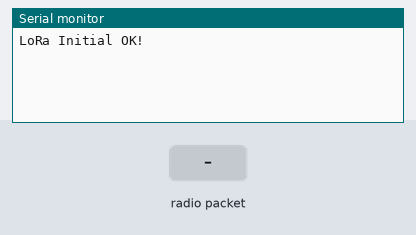
Simulated run of this sketch. Board: ESP32. Parts: the last lines printed to the serial monitor. The test bench sets the inputs (shaded band). No radio packets arrive unless stated.

Above: at 1.2 s.
1.3 s: radio packet "1" arrives
At 2.5 s:
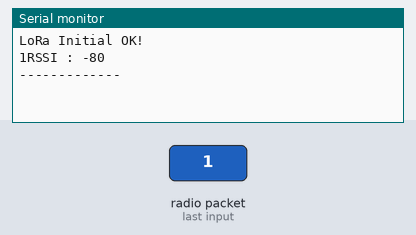
2.8 s: radio packet "0" arrives
At 3.7 s:
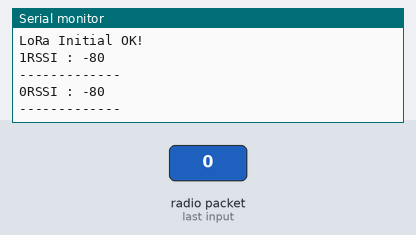
4.3 s: radio packet "2" arrives
At 4.9 s:
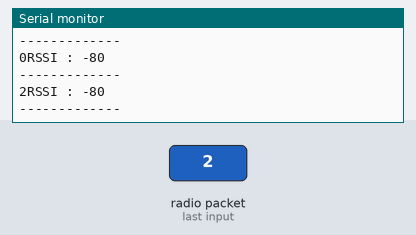

Measured:
- after the input at 1.3 s, the serial monitor: prints a new line at once (image 1)
- after the input at 2.8 s, the serial monitor: prints a new line at once (image 2)
- after the input at 4.3 s, the serial monitor: prints a new line at once (image 3)

The sketch:

Ground.ino
```cpp
#include <SPI.h>
#include <LoRa.h>

#define LORA_SCK 5
#define LORA_MISO 19
#define LORA_MOSI 27
#define LORA_SS 18
#define LORA_RST 23
#define LORA_DIO0 26
// #define BAND 921925000
#define BAND 922525000
#define LORA_BW 125E3
#define LORA_SF 9

int co = 0;

void setup()
{
  Serial.begin(9600);
  while (!Serial)
    ;
  SPI.begin(LORA_SCK, LORA_MISO, LORA_MOSI, LORA_SS);
  LoRa.setPins(LORA_SS, LORA_RST, LORA_DIO0);
  if (!LoRa.begin(BAND))
  {
    Serial.println("LoRa init failed!");
    while (1)
      ;
  }
  LoRa.setSignalBandwidth(LORA_BW);
  LoRa.setSpreadingFactor(LORA_SF);
  Serial.println("LoRa Initial OK!");
  // LoRa.setSyncWord(0x6D);
  LoRa.receive();
}

void loop()
{
  int packetSize = LoRa.parsePacket();
  if (packetSize > 0)
  {
    co++;
    // Serial.println("-------------");
    while (LoRa.available())
    {
      Serial.print((char)LoRa.read());
    }
    Serial.print("RSSI : ");
    Serial.println(LoRa.packetRssi());
    Serial.println("-------------");
    LoRa.receive();
  }
  // else
  // {
  //   Serial.println("wait data...");
  //   delay(1000);
  // }
}
```
